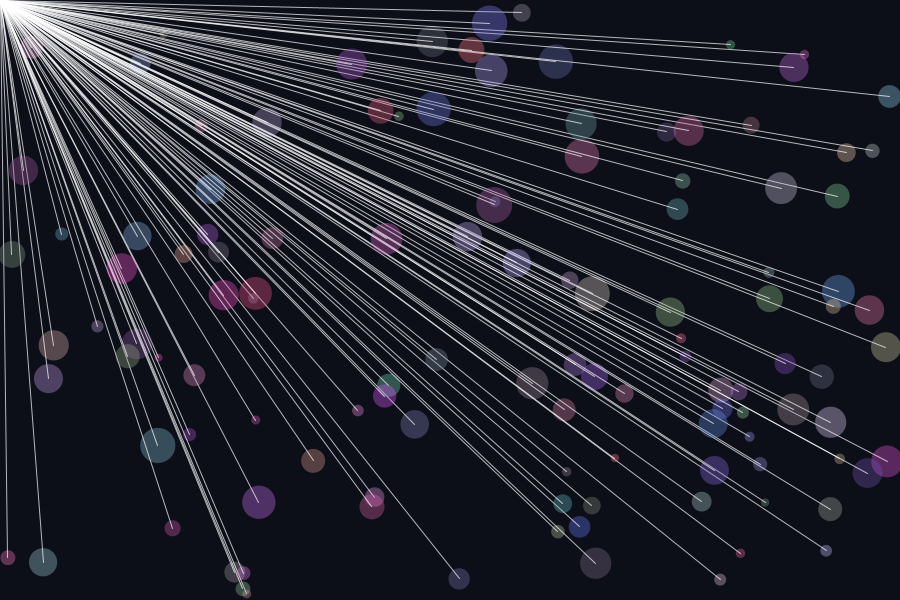
Frame 1 (no input)
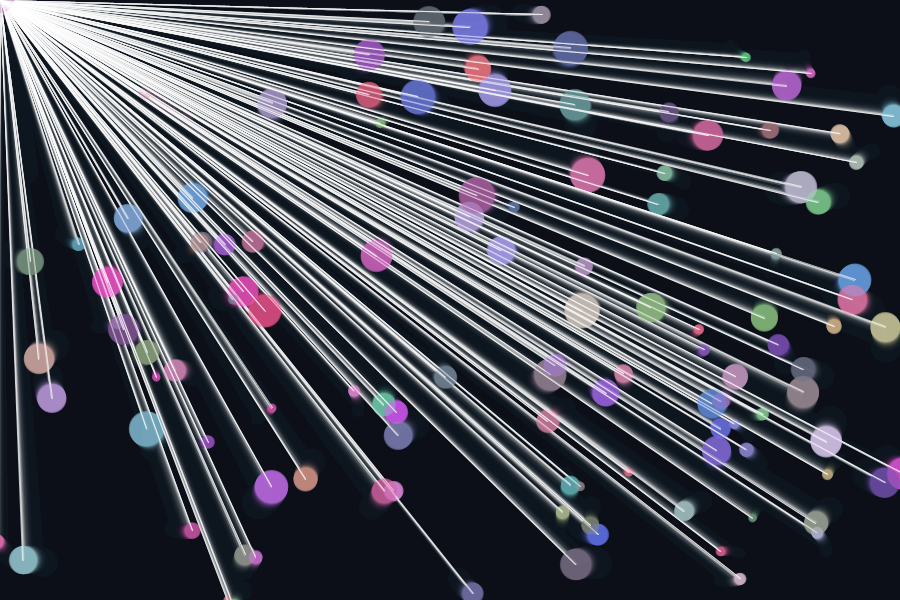
Frame 60 (the mouse pressed at the canvas centre just before this capture)
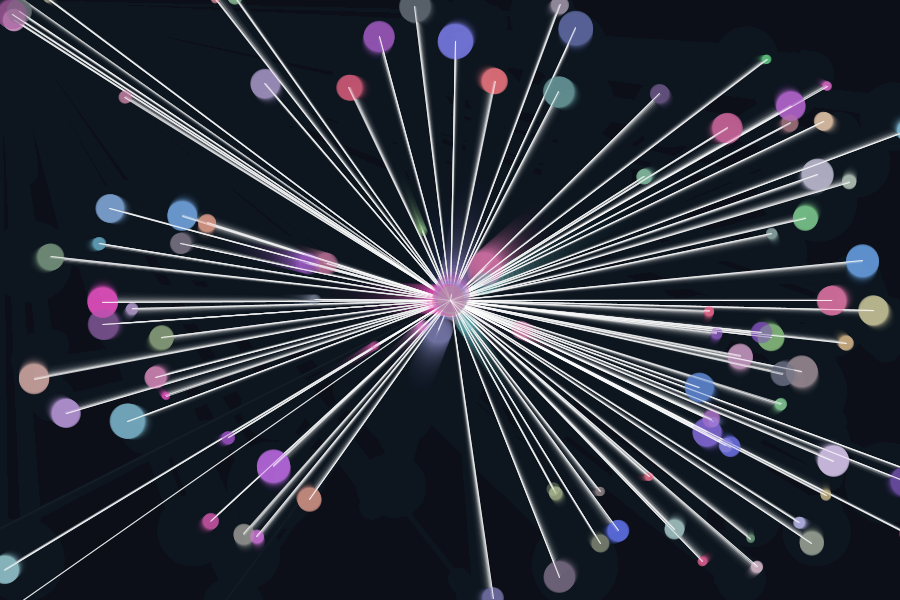
Frame 120 (the mouse held since frame 60 and released just before this capture)

The Processing sketch that drew these frames (run headless with seeded random() and noise(); from frame 60 on, the mouse is pressed at the canvas centre):

// Processing sketch: interactive_art
// ── interactive_art.pde
float[] xPositions;
float[] yPositions;
float[] sizes;
float[] speeds;
color[] palette;

void setup() {
  size(900, 600);
  pixelDensity(2);
  background(12, 14, 24);
  noStroke();

  int count = 120;
  xPositions = new float[count];
  yPositions = new float[count];
  sizes = new float[count];
  speeds = new float[count];
  palette = new color[count];

  for (int i = 0; i < count; i++) {
    xPositions[i] = random(width);
    yPositions[i] = random(height);
    sizes[i] = random(8, 36);
    speeds[i] = random(0.5, 2.5);
    palette[i] = color(random(100, 255), random(80, 220), random(120, 255), 90);
  }
}

void draw() {
  fill(12, 14, 24, 28);
  rect(0, 0, width, height);

  float mouseInfluence = dist(mouseX, mouseY, pmouseX, pmouseY);
  float orbit = map(mouseInfluence, 0, 250, 0.0, 1.0);

  for (int i = 0; i < xPositions.length; i++) {
    float dx = mouseX - xPositions[i];
    float dy = mouseY - yPositions[i];
    float distance = sqrt(dx * dx + dy * dy);

    if (distance < 220) {
      xPositions[i] += (dx / distance) * speeds[i] * 2.4;
      yPositions[i] += (dy / distance) * speeds[i] * 2.4;
    } else {
      xPositions[i] += sin(frameCount * 0.01 + i) * 0.35;
      yPositions[i] += cos(frameCount * 0.01 + i) * 0.35;
    }

    if (xPositions[i] < -sizes[i]) xPositions[i] = width + sizes[i];
    if (xPositions[i] > width + sizes[i]) xPositions[i] = -sizes[i];
    if (yPositions[i] < -sizes[i]) yPositions[i] = height + sizes[i];
    if (yPositions[i] > height + sizes[i]) yPositions[i] = -sizes[i];

    float pulse = 16 + 10 * sin(frameCount * 0.03 + i * 0.6);
    float size = sizes[i] + pulse * orbit;

    fill(palette[i]);
    ellipse(xPositions[i], yPositions[i], size, size);

    stroke(255, 180);
    strokeWeight(1);
    line(xPositions[i], yPositions[i], mouseX, mouseY);
    noStroke();
  }
}

void mousePressed() {
  background(12, 14, 24);
}
